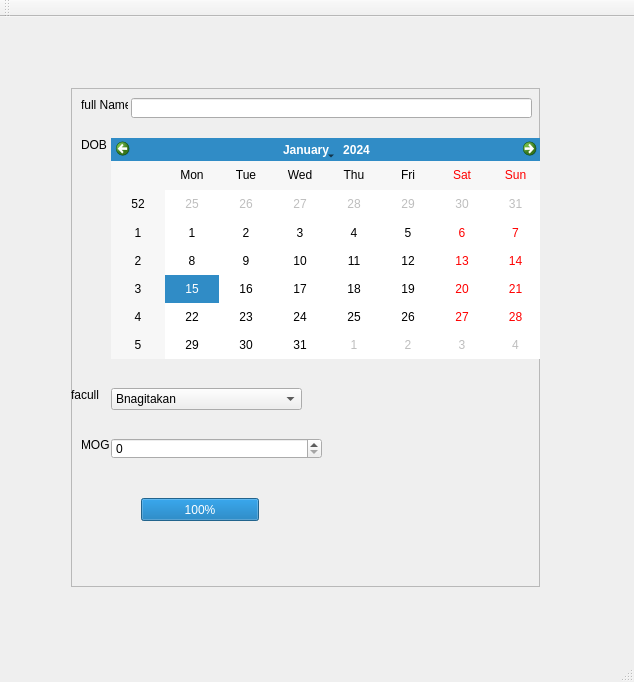
<?xml version="1.0" encoding="UTF-8"?>
<ui version="4.0">
 <class>MainWindow</class>
 <widget class="QMainWindow" name="MainWindow">
  <property name="geometry">
   <rect>
    <x>0</x>
    <y>0</y>
    <width>634</width>
    <height>682</height>
   </rect>
  </property>
  <property name="windowTitle">
   <string>MainWindow</string>
  </property>
  <widget class="QWidget" name="centralWidget">
   <widget class="QWidget" name="verticalLayoutWidget">
    <property name="geometry">
     <rect>
      <x>60</x>
      <y>60</y>
      <width>491</width>
      <height>521</height>
     </rect>
    </property>
    <layout class="QVBoxLayout" name="verticalLayout">
     <item>
      <widget class="QFrame" name="frame">
       <property name="frameShape">
        <enum>QFrame::StyledPanel</enum>
       </property>
       <property name="frameShadow">
        <enum>QFrame::Raised</enum>
       </property>
       <property name="lineWidth">
        <number>1</number>
       </property>
       <widget class="QLabel" name="label">
        <property name="geometry">
         <rect>
          <x>10</x>
          <y>10</y>
          <width>47</width>
          <height>13</height>
         </rect>
        </property>
        <property name="text">
         <string>full Name</string>
        </property>
       </widget>
       <widget class="QLabel" name="label_2">
        <property name="geometry">
         <rect>
          <x>10</x>
          <y>50</y>
          <width>47</width>
          <height>13</height>
         </rect>
        </property>
        <property name="text">
         <string>DOB</string>
        </property>
       </widget>
       <widget class="QCalendarWidget" name="calendarWidget">
        <property name="geometry">
         <rect>
          <x>40</x>
          <y>50</y>
          <width>431</width>
          <height>221</height>
         </rect>
        </property>
       </widget>
       <widget class="QLabel" name="label_3">
        <property name="geometry">
         <rect>
          <x>0</x>
          <y>300</y>
          <width>47</width>
          <height>13</height>
         </rect>
        </property>
        <property name="text">
         <string>facull</string>
        </property>
       </widget>
       <widget class="QComboBox" name="comboBox">
        <property name="geometry">
         <rect>
          <x>40</x>
          <y>300</y>
          <width>191</width>
          <height>22</height>
         </rect>
        </property>
        <item>
         <property name="text">
          <string>Bnagitakan</string>
         </property>
        </item>
        <item>
         <property name="text">
          <string>Homanitar</string>
         </property>
        </item>
        <item>
         <property name="text">
          <string>Patmaban</string>
         </property>
        </item>
        <item>
         <property name="text">
          <string>Tntesagitakan</string>
         </property>
        </item>
       </widget>
       <widget class="QLabel" name="label_4">
        <property name="geometry">
         <rect>
          <x>10</x>
          <y>120</y>
          <width>47</width>
          <height>13</height>
         </rect>
        </property>
        <property name="text">
         <string/>
        </property>
       </widget>
       <widget class="QSpinBox" name="spinBox">
        <property name="geometry">
         <rect>
          <x>40</x>
          <y>350</y>
          <width>211</width>
          <height>21</height>
         </rect>
        </property>
        <property name="maximum">
         <number>20</number>
        </property>
       </widget>
       <widget class="QLabel" name="label_5">
        <property name="geometry">
         <rect>
          <x>10</x>
          <y>350</y>
          <width>47</width>
          <height>13</height>
         </rect>
        </property>
        <property name="text">
         <string>MOG</string>
        </property>
       </widget>
       <widget class="QProgressBar" name="progressBar">
        <property name="geometry">
         <rect>
          <x>70</x>
          <y>410</y>
          <width>118</width>
          <height>23</height>
         </rect>
        </property>
        <property name="maximum">
         <number>20</number>
        </property>
        <property name="value">
         <number>20</number>
        </property>
       </widget>
       <widget class="QLineEdit" name="lineEdit">
        <property name="geometry">
         <rect>
          <x>60</x>
          <y>10</y>
          <width>401</width>
          <height>20</height>
         </rect>
        </property>
       </widget>
      </widget>
     </item>
    </layout>
   </widget>
  </widget>
  <widget class="QMenuBar" name="menuBar">
   <property name="geometry">
    <rect>
     <x>0</x>
     <y>0</y>
     <width>634</width>
     <height>21</height>
    </rect>
   </property>
  </widget>
  <widget class="QToolBar" name="mainToolBar">
   <attribute name="toolBarArea">
    <enum>TopToolBarArea</enum>
   </attribute>
   <attribute name="toolBarBreak">
    <bool>false</bool>
   </attribute>
  </widget>
  <widget class="QStatusBar" name="statusBar"/>
 </widget>
 <layoutdefault spacing="6" margin="11"/>
 <resources/>
 <connections>
  <connection>
   <sender>spinBox</sender>
   <signal>valueChanged(int)</signal>
   <receiver>progressBar</receiver>
   <slot>setValue(int)</slot>
   <hints>
    <hint type="sourcelabel">
     <x>193</x>
     <y>464</y>
    </hint>
    <hint type="destinationlabel">
     <x>235</x>
     <y>507</y>
    </hint>
   </hints>
  </connection>
 </connections>
</ui>
